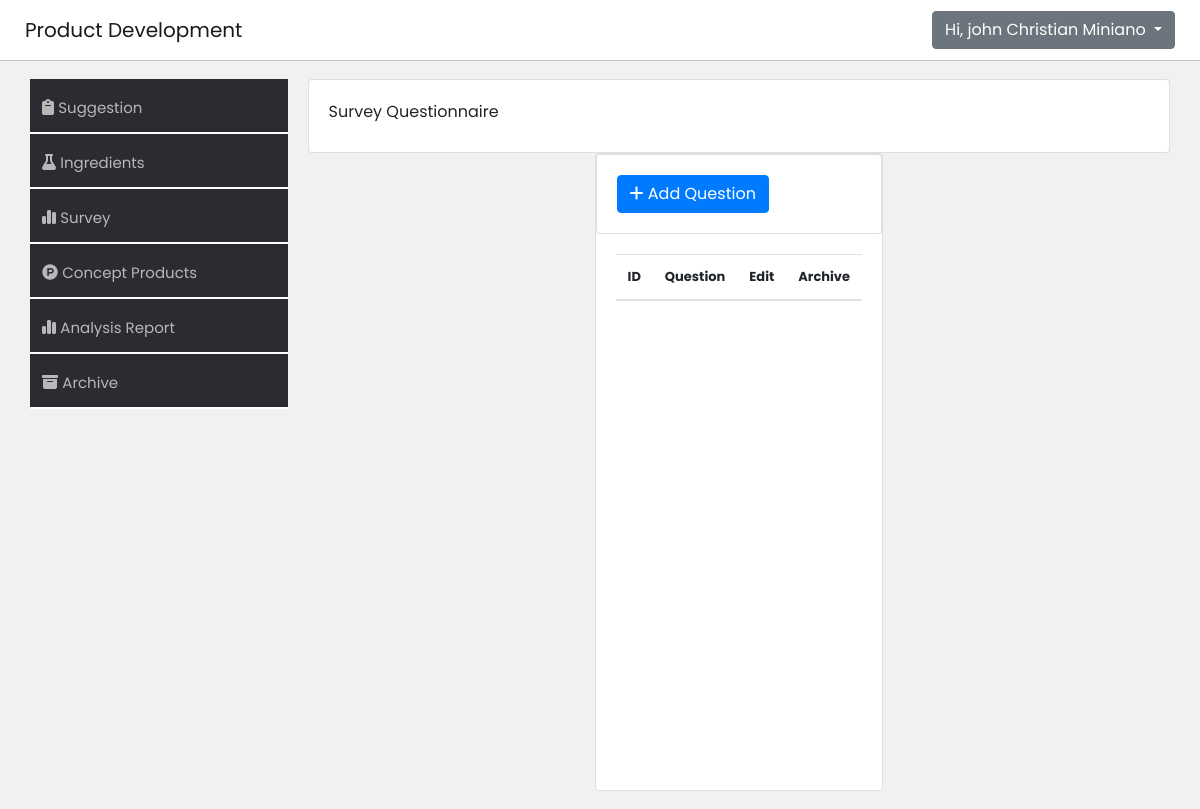
The page /product-development-system/webpage/survey.php (signed in) on the database as committed earlier.
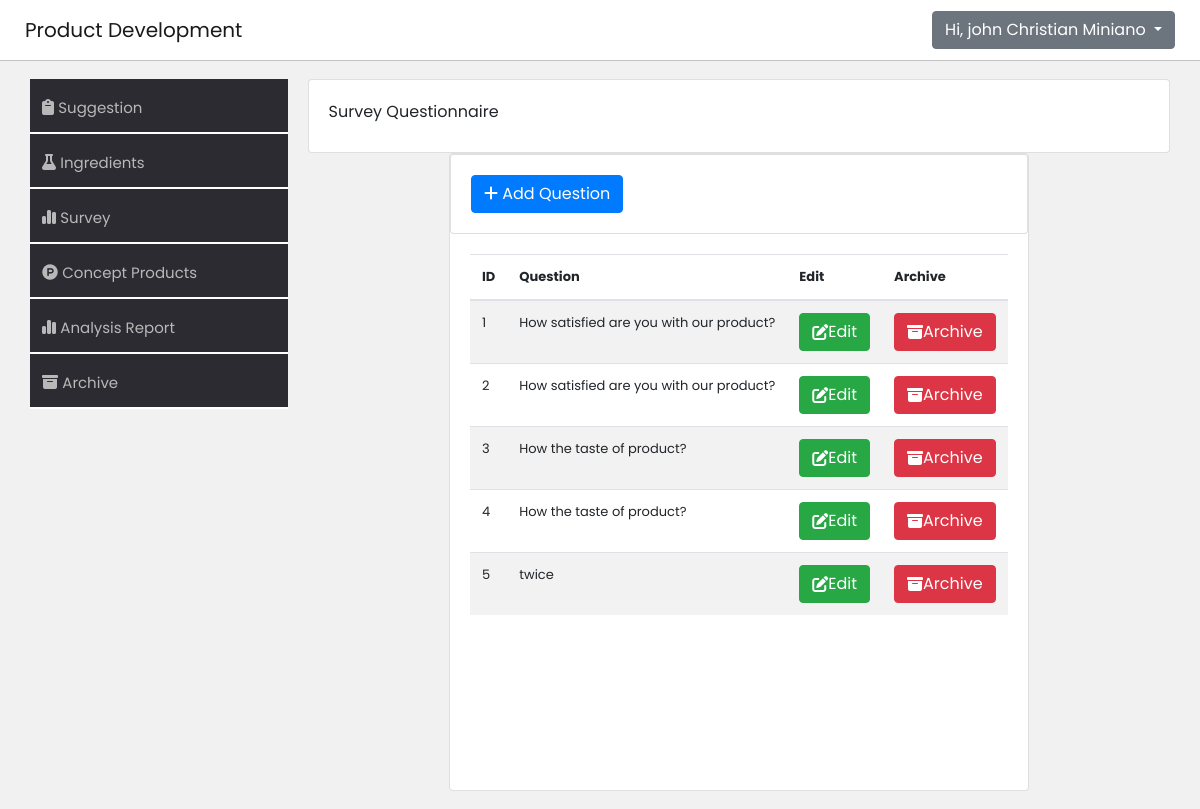
The same page on the database as committed later.
### tables this page shows
CREATE TABLE `tbl_question` (
  `id` int(11) NOT NULL,
  `question` varchar(255) DEFAULT NULL,
  `archive` varchar(255) DEFAULT NULL
);

### product-development-system/webpage/survey.php (the view, shortened to what this page needs)
<!DOCTYPE html>
<html lang="en">
<head>
    <link rel="stylesheet" href="https://stackpath.bootstrapcdn.com/bootstrap/4.2.1/css/bootstrap.min.css">
    <link rel="stylesheet" href="https://cdn.datatables.net/1.10.18/css/dataTables.bootstrap4.min.css">
    <link rel="stylesheet" href="./css/suggestion.css">
</head>
<?php
if ($_SESSION['username']) {
    $username = $_SESSION['username'];
} else {
    header("location: ../index.php");
}
?>
<body>
    <div class="navbar navbar-expand-lg navbar-light    ">
        <a class="navbar-brand" href="#">Product Development </a>
        <div class="collapse navbar-collapse" id="navbarSupportedContent">
            <form class="form-inline my-2 my-lg-0">
                <ul class="navbar-nav mr-auto">
                    <div class="btn-group">
                        <button type="button" class="btn btn-secondary dropdown-toggle" data-toggle="dropdown" aria-haspopup="true" aria-expanded="false">
                            Hi, <?php echo $username; ?>
                        </button>
                    </div>
                </ul>
            </form>
        </div>
    </div>
    <main>
        <div class="container ">
            <div class="cont-left">
                <nav>
                    <ul class="">
                        <li class="">
                            <i class="fa-solid fa-clipboard" style="color: #b8b8b8;"></i> <a class="" href="suggestion.php">Suggestion <span class="sr-only">(current)</span></a>
                        </li>
                        <div class="line"></div>
                        <li class="">
                            <i class="fa-solid fa-flask" style="color: #b8b8b8;"></i> <a class="" href="ingredient.php">Ingredients</a>
                        </li>
                        <div class="line"></div>
                        <li class="">
                            <i class="fa-solid fa-chart-simple" style="color: #b8b8b8;"></i> <a class="" href="survey.php">Survey</a>
                        </li>
                        <div class="line"></div>
                        <li class="">
                            <i class="fa-brands fa-product-hunt" style="color: #b8b8b8;"></i> <a class="" href="product-concept.php">Concept Products</a>
                        </li>
                        <div class="line"></div>
                        <li class="">
                            <i class="fa-solid fa-chart-simple" style="color: #b8b8b8;"></i> <a class="" href="analysis-report.php">Analysis Report</a>
                        </li>
                        <div class="line"></div>
                        <li class="">
                            <i class="fa-solid fa-box-archive" style="color: #b8b8b8;"></i> <a class="" data-toggle="collapse" href="#multiCollapseExample1" aria-expanded="false" aria-controls="multiCollapseExample1">
                                Archive
                            </a>
                        </li>
                        <div class="line"></div>
                    </ul>
                </nav>
            </div>
            <div class="cont-right">
                <div class="card">
                    <div class="card-body">
                        <label>Survey Questionnaire</label>
                    </div>
                </div>
                <div class="container">
                    <div class="card">
                    <div class="card">
                                    <div class="card-body">
                                        <button type="button" class="btn btn-primary addbtn">
                                            <i class="fa-solid fa-plus" style="color: #ffffff;"></i> Add Question
                                        </button>
                                    </div>
                                </div>
                        <div class="card-body">
                            <?php
                            include_once '../webpage/includes/db-connection.php';
                            $query = "SELECT * FROM tbl_question WHERE archive = 'false'";
                            $query_run = mysqli_query($conn, $query);
                            ?>
                            <table id="datatableid" class="table table-striped table-responsive">
                                <thead>
                                    <tr>
                                        <th scope="col"> ID</th>
                                        <th scope="col">Question</th>
                                        <th scope="col"> Edit </th>
                                        <th scope="col"> Archive </th>
                                    </tr>
                                </thead>
                                <tbody>
                                    <?php
                                    if ($query_run) {
                                        foreach ($query_run as $row) {
                                    ?>
                                            <tr>
                                                <td><?php echo $row['id']; ?></td>
                                                <td><?php echo $row['question']; ?></td>
                                                <td>
                                                    <button type="button" class="btn btn-success editbtn editbtn"><i class="fa-solid fa-pen-to-square" style="color: #ffffff;"></i> Edit</button>
                                                </td>
                                                <td>
                                                    <button type="button" class="btn btn-danger archivebtn archive"><i class="fa-solid fa-box-archive" style="color: #ffffff;"></i> Archive </button>
                                                </td>
                                            </tr>
                                    <?php
                                        }
                                    } else {
                                        echo "No Record Found";
                                    }
                                    ?>
                                </tbody>
                            </table>
                        </div>
                    </div>
                </div>
            </div>
        </div>
    </main>
</body>
</html>

### product-development-system/webpage/css/suggestion.css (style rules this page uses)
* { padding: 0; margin: 0; box-sizing: border-box; font-family: 'Poppins', sans-serif; }
body { background-color: #f1f1f1; }
.navbar { display: flex; background-color: white; justify-content: space-between; border-bottom: 1px solid #c2c2c2; padding: 10px 25px 10px 25px; }
main { padding: 18px 0 18px 0; display: flex; justify-content: center; align-items: center; }
.container { display: flex; justify-content: center; flex-direction: row; gap: 20px; margin: 0; padding: 0; }
.cont-left { width: 23%; height: auto; }
.cont-right { width: 77%; height: 100%; }
nav { width: auto; height: auto; background-color: #2d2b32; }
nav ul { list-style: none; width: 100%; }
nav ul li { display: inline-block; width: 100%; background-color: #2d2b32; padding: 12px; margin-top: 5px; transition: transform 0.3s ease; cursor: pointer; }
nav ul li a { text-decoration: none; color: #b8b8b8; font-size: 15px; font-weight: 400; }
.line { border: 1px solid white; }
table { width: 100%; height: 500px; font-size: 13px; }
.editbtn { display:flex; justify-content: center; align-items: center; }
.archive { display:flex; justify-content: center; align-items: center; }

Rows that differ between the two databases and show on the page:
added tbl_question: id "1", question "How satisfied are you with our product?"
added tbl_question: id "2", question "How satisfied are you with our product?"
added tbl_question: id "3", question "How the taste of product?"
added tbl_question: id "4", question "How the taste of product?"
added tbl_question: id "5", question "twice"
